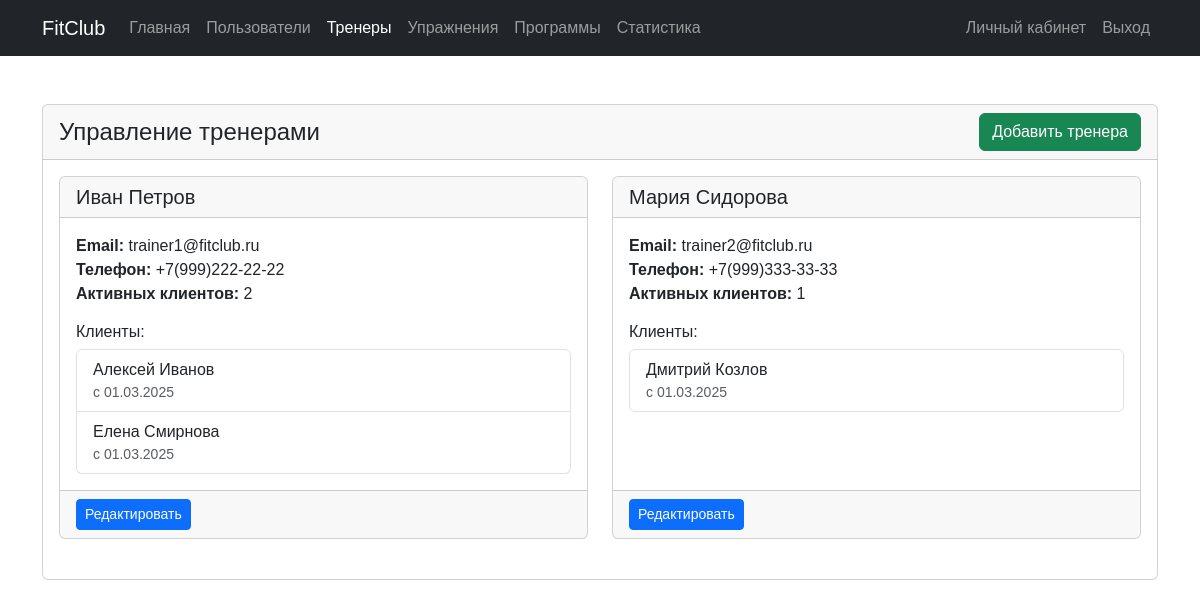
Screenshot of /admin/trainers.php (signed in) with the database file from the repository.
### tables this page shows
CREATE TABLE users (
    id INT AUTO_INCREMENT PRIMARY KEY,
    email VARCHAR(255) UNIQUE NOT NULL,
    password VARCHAR(255) NOT NULL,
    role ENUM('client', 'trainer', 'admin') DEFAULT 'client',
    phone VARCHAR(255) NULL,
    name VARCHAR(255) NULL,
    age INT NULL,
    height INT NULL,
    weight DECIMAL(5,2) NULL,
    created_at TIMESTAMP DEFAULT CURRENT_TIMESTAMP,
    updated_at TIMESTAMP DEFAULT CURRENT_TIMESTAMP ON UPDATE CURRENT_TIMESTAMP
);

CREATE TABLE client_trainer (
    id INT AUTO_INCREMENT PRIMARY KEY,
    client_id INT NOT NULL,
    trainer_id INT NOT NULL,
    start_date TIMESTAMP DEFAULT CURRENT_TIMESTAMP,
    end_date TIMESTAMP NULL,
    UNIQUE(client_id, trainer_id),
    FOREIGN KEY (client_id) REFERENCES users(id) ON DELETE CASCADE,
    FOREIGN KEY (trainer_id) REFERENCES users(id) ON DELETE CASCADE
);

### admin/trainers.php (the view, shortened to what this page needs)
<?php
require_once '../config/db.php';
$sql = "SELECT u.*,
        (SELECT COUNT(*) FROM client_trainer ct
         WHERE ct.trainer_id = u.id AND ct.end_date IS NULL) as active_clients
        FROM users u
        WHERE u.role = 'trainer'
        ORDER BY u.name";
$result = $conn->query($sql);
$trainers = $result->fetch_all(MYSQLI_ASSOC);
$trainer_clients = [];
foreach ($trainers as $trainer) {
    $sql = "SELECT u.name, u.email, ct.start_date
            FROM users u
            JOIN client_trainer ct ON u.id = ct.client_id
            WHERE ct.trainer_id = ? AND ct.end_date IS NULL
            ORDER BY ct.start_date DESC";
    $stmt = $conn->prepare($sql);
    $stmt->bind_param("i", $trainer['id']);
    $stmt->execute();
    $trainer_clients[$trainer['id']] = $stmt->get_result()->fetch_all(MYSQLI_ASSOC);
}
?>
<!DOCTYPE html>
<html lang="ru">
<head>
    <link href="https://cdn.jsdelivr.net/npm/bootstrap@5.3.0/dist/css/bootstrap.min.css" rel="stylesheet">
    <link rel="stylesheet" href="../css/style.css">
</head>
<body>
    <nav class="navbar navbar-expand-lg navbar-dark bg-dark">
        <div class="container">
            <a class="navbar-brand" href="../index.php">FitClub</a>
            <div class="collapse navbar-collapse" id="navbarNav">
                <ul class="navbar-nav me-auto">
                    <li class="nav-item">
                        <a class="nav-link" href="../index.php">Главная</a>
                    </li>
                    <li class="nav-item">
                        <a class="nav-link" href="manage_users.php">Пользователи</a>
                    </li>
                    <li class="nav-item">
                        <a class="nav-link active" href="trainers.php">Тренеры</a>
                    </li>
                    <li class="nav-item">
                        <a class="nav-link" href="manage_exercises.php">Упражнения</a>
                    </li>
                    <li class="nav-item">
                        <a class="nav-link" href="manage_programs.php">Программы</a>
                    </li>
                    <li class="nav-item">
                        <a class="nav-link" href="system_stats.php">Статистика</a>
                    </li>
                </ul>
                <ul class="navbar-nav">
                    <li class="nav-item">
                        <a class="nav-link" href="../profile.php">Личный кабинет</a>
                    </li>
                    <li class="nav-item">
                        <a class="nav-link" href="../logout.php">Выход</a>
                    </li>
                </ul>
            </div>
        </div>
    </nav>
    <div class="container py-5">
        <div class="card">
            <div class="card-header d-flex justify-content-between align-items-center">
                <h4 class="mb-0">Управление тренерами</h4>
                <a href="add_trainer.php" class="btn btn-success">Добавить тренера</a>
            </div>
            <div class="card-body">
                <div class="row">
                    <?php foreach($trainers as $trainer): ?>
                        <div class="col-md-6 mb-4">
                            <div class="card h-100">
                                <div class="card-header">
                                    <h5 class="mb-0"><?php echo htmlspecialchars($trainer['name']); ?></h5>
                                </div>
                                <div class="card-body">
                                    <p>
                                        <strong>Email:</strong> <?php echo htmlspecialchars($trainer['email']); ?><br>
                                        <strong>Телефон:</strong> <?php echo htmlspecialchars($trainer['phone']); ?><br>
                                        <strong>Активных клиентов:</strong> <?php echo $trainer['active_clients']; ?>
                                    </p>
                                    <?php if(!empty($trainer_clients[$trainer['id']])): ?>
                                        <h6>Клиенты:</h6>
                                        <ul class="list-group">
                                            <?php foreach($trainer_clients[$trainer['id']] as $client): ?>
                                                <li class="list-group-item">
                                                    <?php echo htmlspecialchars($client['name']); ?>
                                                    <small class="text-muted d-block">
                                                        с <?php echo date('d.m.Y', strtotime($client['start_date'])); ?>
                                                    </small>
                                                </li>
                                            <?php endforeach; ?>
                                        </ul>
                                    <?php else: ?>
                                        <p class="text-muted">Нет активных клиентов</p>
                                    <?php endif; ?>
                                </div>
                                <div class="card-footer">
                                    <button class="btn btn-sm btn-primary"
                                            data-bs-toggle="modal"
                                            data-bs-target="#editModal<?php echo $trainer['id']; ?>">
                                        Редактировать
                                    </button>
                                </div>
                            </div>
                        </div>
                    <?php endforeach; ?>
                </div>
            </div>
        </div>
    </div>
</body>
</html>

### css/style.css (style rules this page uses)
body { font-family: 'Arial', sans-serif; }
.card { transition: transform 0.3s; }

### rows the page displays
users: name "Иван Петров", email "trainer1@fitclub.ru", phone "+7(999)222-22-22", active_clients "2"
client_trainer: client.name "Алексей Иванов", start_date "01.03.2025"
client_trainer: client.name "Елена Смирнова", start_date "01.03.2025"
users: name "Мария Сидорова", email "trainer2@fitclub.ru", phone "+7(999)333-33-33", active_clients "1"
client_trainer: client.name "Дмитрий Козлов", start_date "01.03.2025"
